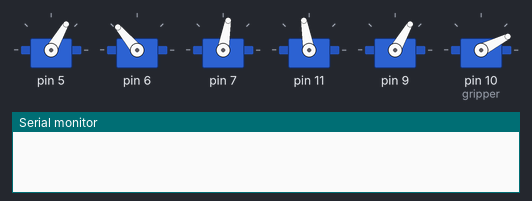
Bench run of a sketch on a simulated Arduino Uno, built with avr-gcc and run on an emulated ATmega328P. Shown: 6 × servo, the last lines printed to the serial monitor.

Above: at 0.7 s.
At 1.9 s:
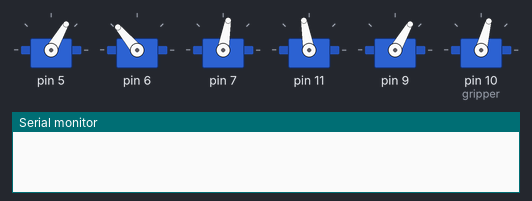
At 15.3 s:
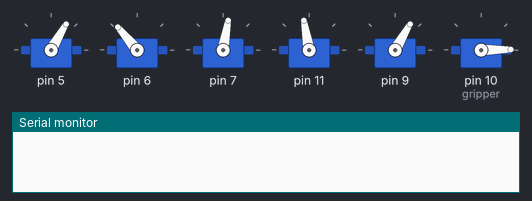
At 28.7 s:
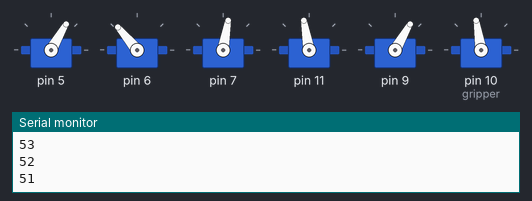
Timing chart, 0 to 30.2 s (numbered marks = the images above):
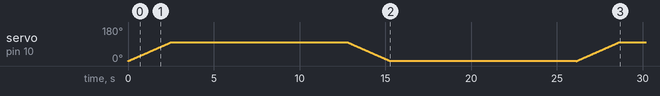

The sketch:

codev2.ino
```cpp
#include <Servo.h>

int rdel = 25;
int sdel = 25;
int edel = 25;
int ydel = 25;
int wdel = 25;
int gdel = 25;

Servo rservo;
Servo sservo;
Servo eservo;
Servo yservo;
Servo wservo;
Servo gripper;

int rppos;
int sppos;
int eppos;
int yppos;
int wppos;

int gripperPosition = 0;

int ppos_list[] = {rppos, sppos, eppos, yppos, wppos};
Servo servo_list[5];
int del_list[] = {rdel, sdel, edel, ydel, wdel};
int pos_list[5][3][3];

void setup() {

  //center row

  servo_list[0] = rservo;
  servo_list[1] = sservo;
  servo_list[2] = eservo;
  servo_list[3] = yservo;
  servo_list[4] = wservo;

  pos_list[0][0][0] = 57;
  pos_list[1][0][0] = 120;
  pos_list[2][0][0] = 150;
  pos_list[3][0][0] = 100;
  pos_list[4][0][0] = 50;

  pos_list[0][1][0] = 75;
  pos_list[1][1][0] = 120;
  pos_list[2][1][0] = 150;
  pos_list[3][1][0] = 100;
  pos_list[4][1][0] = 20;

  pos_list[0][2][0] = 40;
  pos_list[1][2][0] = 120;
  pos_list[2][2][0] = 150;
  pos_list[3][2][0] = 100;
  pos_list[4][2][0] = 20;

  //bottom row

  pos_list[0][0][1] = 60;
  pos_list[1][0][1] = 145;
  pos_list[2][0][1] = 175;
  pos_list[3][0][1] = 100;
  pos_list[4][0][1] = 45;

  pos_list[0][1][1] = 85;
  pos_list[1][1][1] = 134;
  pos_list[2][1][1] = 165;
  pos_list[3][1][1] = 100;
  pos_list[4][1][1] = 47;

  pos_list[0][2][1] = 38;
  pos_list[1][2][1] = 135;
  pos_list[2][2][1] = 165;
  pos_list[3][2][1] = 100;
  pos_list[4][2][1] = 43;

  //top row

  pos_list[0][0][2] = 66;
  pos_list[1][0][2] = 110;
  pos_list[2][0][2] = 120;
  pos_list[3][0][2] = 100;
  pos_list[4][0][2] = 30;

  pos_list[0][1][2] = 78;
  pos_list[1][1][2] = 110;
  pos_list[2][1][2] = 120;
  pos_list[3][1][2] = 100;
  pos_list[4][1][2] = 30;

  pos_list[0][2][2] = 45;
  pos_list[1][2][2] = 110;
  pos_list[2][2][2] = 120;
  pos_list[3][2][2] = 100;
  pos_list[4][2][2] = 30;

  ppos_list[0] = 60;
  ppos_list[1] = 130;
  ppos_list[2] = 80;
  ppos_list[3] = 100;
  ppos_list[4] = 60;

  servo_list[0].attach(5);
  servo_list[1].attach(6);
  servo_list[2].attach(7);
  servo_list[3].attach(11);
  servo_list[4].attach(9);
  gripper.attach(10);

  servo_list[0].write(60);
  servo_list[1].write(130);
  servo_list[2].write(80);
  servo_list[3].write(100);
  servo_list[4].write(60);
  gripper.write(0);

  Serial.begin(9600);

//  openUp(gripperPosition);
//  totalMove(2, 1);
//  closeTime(gripperPosition);
//  totalMove(0, 1);
//  openUp(gripperPosition);
//  closeTime(gripperPosition);
//  totalMove(1, 1);
//  openUp(gripperPosition);
//  closeTime(gripperPosition);
//  totalMove(1, 0);
//  closeTime(gripperPosition);
//  totalMove(0, 0);
//  openUp(gripperPosition);
//  closeTime(gripperPosition);
//  totalMove(2, 0);
//  openUp(gripperPosition);
//  closeTime(gripperPosition);
//  totalMove(2, 2);
//  openUp(gripperPosition);
//  closeTime(gripperPosition);
//  totalMove(0, 2);
//  openUp(gripperPosition);
//  closeTime(gripperPosition);
//  totalMove(1, 2);
//  openUp(gripperPosition);

//turn 1
  pickup();
  totalMove(0, 0);
  openUp(gripperPosition);
  // turn 2
//  pickup();
//  totalMove(2, 2);
//  openUp(gripperPosition);
}

void loop() {
}


void pickup() {
    openUp(gripperPosition);
    for (int i = ppos_list[1]; i < (ppos_list[1] + 30); i++) {
      sservo.write(i);
      delay(sdel);
    } delay(1000);
    for (int i = ppos_list[2]; i < (ppos_list[2] + 30); i++) {
      eservo.write(i);
      delay(edel);
    }delay(1000);
    for (int i = ppos_list[0]; i < 105; i++) {
      rservo.write(i);
      delay(rdel);
    }delay(1000);
    for (int i = ppos_list[1]; i > 105; i--) {
      sservo.write(i);
      delay(sdel);
    }delay(1000);
    for (int i = ppos_list[2]; i < 75; i++) {
      eservo.write(i);
      delay(edel);
    }delay(1000);
    for (int i = ppos_list[4]; i > 20; i--) {
      wservo.write(i);
      delay(wdel);
    }delay(1000);
    closeTime(gripperPosition);
    for (int i = ppos_list[1]; i < (ppos_list[1] + 30); i++) {
      sservo.write(i);
      delay(sdel);
    } delay(1000);
    for (int i = ppos_list[2]; i < (ppos_list[2] + 30); i++) {
      eservo.write(i);
      delay(edel);
    }delay(1000);
}

void openUp(int& gripperPosition) {
  for (int i = gripperPosition; i < 100; i++) {
    gripper.write(i);
    delay(gdel);
  }
  gripperPosition = 100;
}
void closeTime(int& gripperPosition) {
  for (int i = gripperPosition; i > 0; i--) {
    gripper.write(i);
    delay(gdel);
  }
  gripperPosition = 0;
}

void preciseMove(int& PrecisePosition, Servo servo, int del, int newPosition) {
  Serial.print("newPosition: ");
  Serial.println(newPosition);
  Serial.print("PrecisePosition: ");
  Serial.println(PrecisePosition);
  if (newPosition < PrecisePosition) {
    for (int i = PrecisePosition; i > newPosition; i--) {
      Serial.println(i);
      servo.write(i);
      delay(del);
    }
  }
  else if (newPosition > PrecisePosition) {
    for (int i = PrecisePosition; i < newPosition; i++) {
      Serial.println(i);
      servo.write(i);
      delay(del);
    }
  }
  PrecisePosition = newPosition;
}

void totalMove( int file, int rank) {
  for (int i = 0; i < 5; i++) {
    Serial.print("i = ");
    Serial.println(i);
    Serial.println(pos_list[i][file][rank]);
    preciseMove(ppos_list[i], servo_list[i], del_list[i], pos_list[i][file][rank]);
    delay(1000);
  }
}
```
